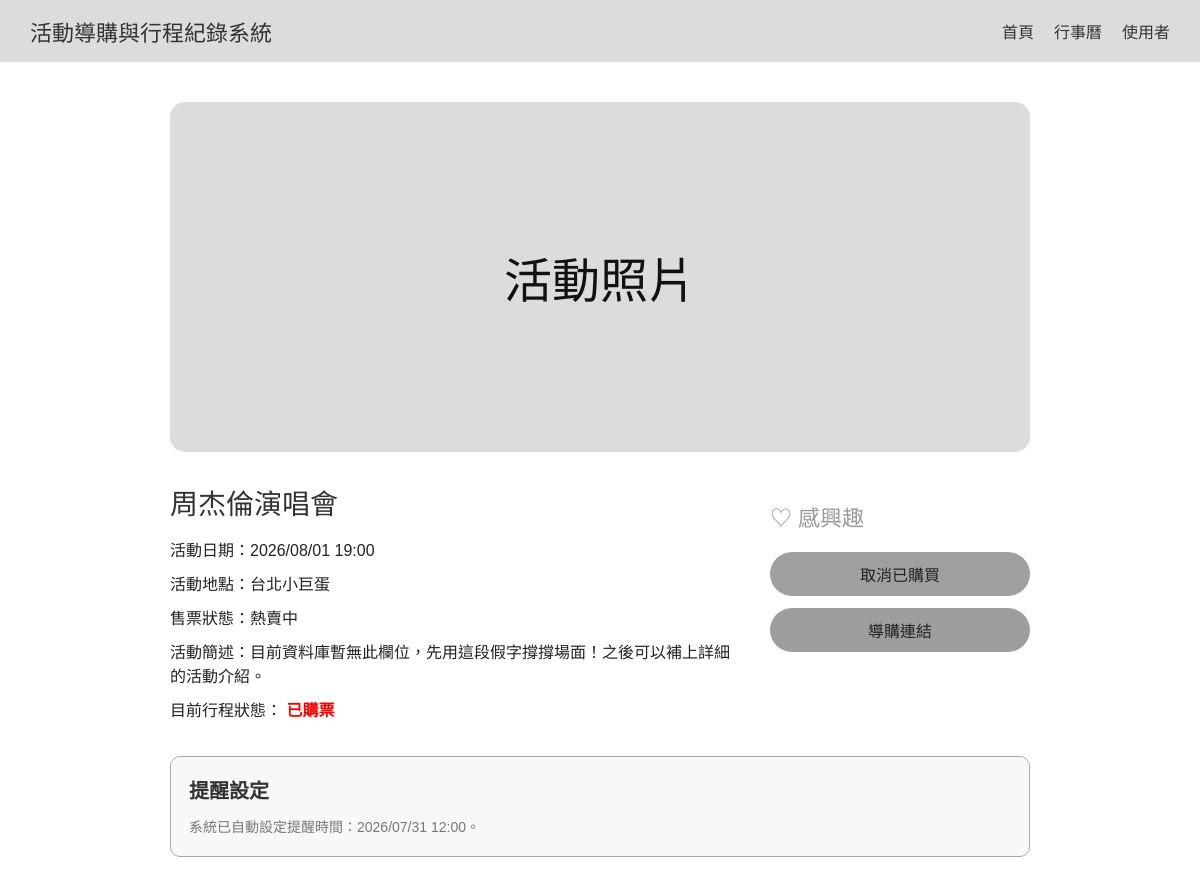
Page /pages/activity_detail.php?id=A001 on the committed database.
### tables this page shows
CREATE TABLE ACTIVITY (
    activity_id VARCHAR(50) NOT NULL,
    name VARCHAR(100) NOT NULL,
    activity_time DATETIME NOT NULL,
    location VARCHAR(255) NOT NULL,
    source_platform VARCHAR(100),
    external_id VARCHAR(100),
    external_url VARCHAR(255),
    cache_status VARCHAR(50),
    last_sync_time DATETIME,
    category_id VARCHAR(50),
    PRIMARY KEY (activity_id),
    FOREIGN KEY (category_id)
        REFERENCES CATEGORY(category_id)
);

CREATE TABLE SCHEDULE (
    schedule_id VARCHAR(50) NOT NULL,
    user_id VARCHAR(50) NOT NULL,
    activity_id VARCHAR(50) NOT NULL,
    status VARCHAR(50),
    created_at DATETIME,
    PRIMARY KEY (schedule_id),
    FOREIGN KEY (user_id)
        REFERENCES USERS(user_id),
    FOREIGN KEY (activity_id)
        REFERENCES ACTIVITY(activity_id),
    UNIQUE(user_id, activity_id)
);

### pages/activity_detail.php (the view, shortened to what this page needs)
<?php
require_once '../backend/db.php';
if (isset($conn)) {
    $db = $conn;
} else if (isset($mysqli)) {
    $db = $mysqli;
} else {
    die('資料庫連線失敗，請檢查 db.php 是否有 $conn 或 $mysqli');
}
$user_id = $_SESSION['user_id'] ?? 'U001';
$activity_id = isset($_GET['id']) ? $_GET['id'] : '';
$sql = "
    SELECT *
    FROM ACTIVITY
    WHERE activity_id = ?
";
$stmt = $db->prepare($sql);
$stmt->bind_param("s", $activity_id);
if (!$stmt->execute()) {
    die('SQL execute 失敗：' . $stmt->error);
}
$result = $stmt->get_result();
$activity = $result->fetch_assoc();
$current_status = null;
$sql = "
    SELECT status
    FROM SCHEDULE
    WHERE user_id = ?
      AND activity_id = ?
    LIMIT 1
";
$stmt = $db->prepare($sql);
$stmt->bind_param("ss", $user_id, $activity_id);
if (!$stmt->execute()) {
    die('SQL execute 失敗：' . $stmt->error);
}
$stmt->bind_result($current_status);
$is_finished = strtotime($activity['activity_time']) < time();
$display_status = $current_status;
$status_color = "#555";
if ($display_status === "感興趣") {
    $status_color = "blue";
} else if ($display_status === "已購票") {
    $status_color = "red";
} else if ($display_status === "已舉行") {
    $status_color = "gray";
}
$reminder_datetime = new DateTime($activity['activity_time']);
$reminder_datetime->modify('-1 day');
$reminder_datetime->setTime(12, 0, 0);
$auto_reminder_time = $reminder_datetime->format('Y/m/d H:i');
?>
<!DOCTYPE html>
<html lang="zh-TW">
<head>
</head>
<body>
<nav class="navbar">
    <h1>活動導購與行程紀錄系統</h1>
    <div class="nav-links">
        <a href="activity_list.php">首頁</a>
        <a href="../backend/my_schedule.php">行事曆</a>
        <a href="profile.php">使用者</a>
    </div>
</nav>
<main class="main-container">
    <div class="image-placeholder">
        活動照片
    </div>
    <div class="content-section">
        <div class="info-left">
            <h2><?= htmlspecialchars($activity['name']) ?></h2>
            <p>活動日期：<?= date('Y/m/d H:i', strtotime($activity['activity_time'])) ?></p>
            <p>活動地點：<?= htmlspecialchars($activity['location']) ?></p>
            <?php if (!empty($activity['cache_status'])): ?>
                <p>售票狀態：<?= htmlspecialchars($activity['cache_status']) ?></p>
            <?php endif; ?>
            <p>活動簡述：目前資料庫暫無此欄位，先用這段假字撐撐場面！之後可以補上詳細的活動介紹。</p>
            <p class="status-text">
                目前行程狀態：
                <?php if ($display_status): ?>
                    <strong style="color: <?= $status_color ?>;">
                        <?= htmlspecialchars($display_status) ?>
                    </strong>
                <?php else: ?>
                    <strong>尚未加入行事曆</strong>
                <?php endif; ?>
            </p>
        </div>
        <div class="action-right">
            <?php if (!$is_finished): ?>
                <form action="../backend/add_schedule.php" method="post">
                    <button type="submit"
                            class="heart-btn <?= ($current_status === '感興趣') ? 'active' : '' ?>">
                        <?= ($current_status === '感興趣') ? '♥ 取消感興趣' : '♡ 感興趣' ?>
                    </button>
                </form>
                <form action="../backend/add_schedule.php" method="post">
                    <button type="submit" class="btn">
                        <?= ($current_status === '已購票') ? '取消已購買' : '加入已購買' ?>
                    </button>
                </form>
            <?php else: ?>
                <p class="finished-notice">
                    此活動已舉行，無法再修改狀態。
                </p>
            <?php endif; ?>
            <?php if (!empty($activity['external_url']) && !$is_finished): ?>
                <a href="<?= htmlspecialchars($activity['external_url']) ?>"
                   target="_blank"
                   class="btn btn-link">
                    導購連結
                </a>
            <?php else: ?>
                <button class="btn" style="background-color: #eee; color: #aaa; cursor: not-allowed;" disabled>
                    <?= $is_finished ? '活動已結束' : '無導購連結' ?>
                </button>
            <?php endif; ?>
        </div>
    </div>
    <div class="reminder-box">
        <h3>提醒設定</h3>
        <?php if ($is_finished): ?>
            <p class="notice">
                此活動已舉行，不再建立提醒。
            </p>
        <?php elseif ($current_status): ?>
            <p class="notice">
                系統已自動設定提醒時間：<?= htmlspecialchars($auto_reminder_time) ?>。
            </p>
        <?php else: ?>
            <p class="notice">
                加入「感興趣」或「已購票」後，系統會自動在活動前一天中午 12:00 建立提醒。
            </p>
        <?php endif; ?>
    </div>
</main>
</body>
</html>

### pages/activity_detail.php (style rules this page uses)
* { box-sizing: border-box; margin: 0; padding: 0; font-family: "Microsoft JhengHei", sans-serif; }
body { background-color: #ffffff; color: #333; }
.navbar { background-color: #dcdcdc; padding: 15px 30px; display: flex; justify-content: space-between; align-items: center; }
.navbar h1 { font-size: 22px; font-weight: normal; }
.nav-links { display: flex; gap: 20px; font-size: 16px; }
.nav-links a { text-decoration: none; color: #333; cursor: pointer; }
.main-container { max-width: 900px; margin: 40px auto; padding: 0 20px; }
.image-placeholder { width: 100%; height: 350px; background-color: #dcdcdc; border-radius: 15px; display: flex; justify-content: center; align-items: center; font-size: 48px; color: #111; margin-bottom: 30px; }
.content-section { display: flex; justify-content: space-between; align-items: flex-start; gap: 30px; }
.info-left { flex: 1; }
.info-left h2 { font-size: 28px; margin-bottom: 15px; font-weight: normal; }
.info-left p { font-size: 16px; margin-bottom: 10px; color: #222; }
.action-right { width: 260px; display: flex; flex-direction: column; gap: 12px; margin-top: 10px; }
.status-text { font-size: 16px; margin-bottom: 5px; }
.heart-btn { border: none; background: none; font-size: 22px; color: #999; cursor: pointer; text-align: left; padding: 8px 0; }
.btn { padding: 10px 25px; border: none; border-radius: 30px; font-size: 16px; cursor: pointer; text-decoration: none; display: inline-block; text-align: center; background-color: #a0a0a0; color: #222; transition: background-color 0.2s; width: 100%; }
.btn-link { background-color: #9e9e9e; }
.reminder-box { margin-top: 25px; padding: 18px; border: 1px solid #aaa; border-radius: 10px; background-color: #f8f8f8; }
.reminder-box h3 { margin-bottom: 12px; font-size: 20px; }
.notice { color: #777; font-size: 14px; line-height: 1.6; }

### rows in the picture
activity: name "周杰倫演唱會", activity_time "2026/08/01 19:00", location "台北小巨蛋", cache_status "熱賣中", activity_time "2026/07/31 12:00"
schedule: status "已購票"
